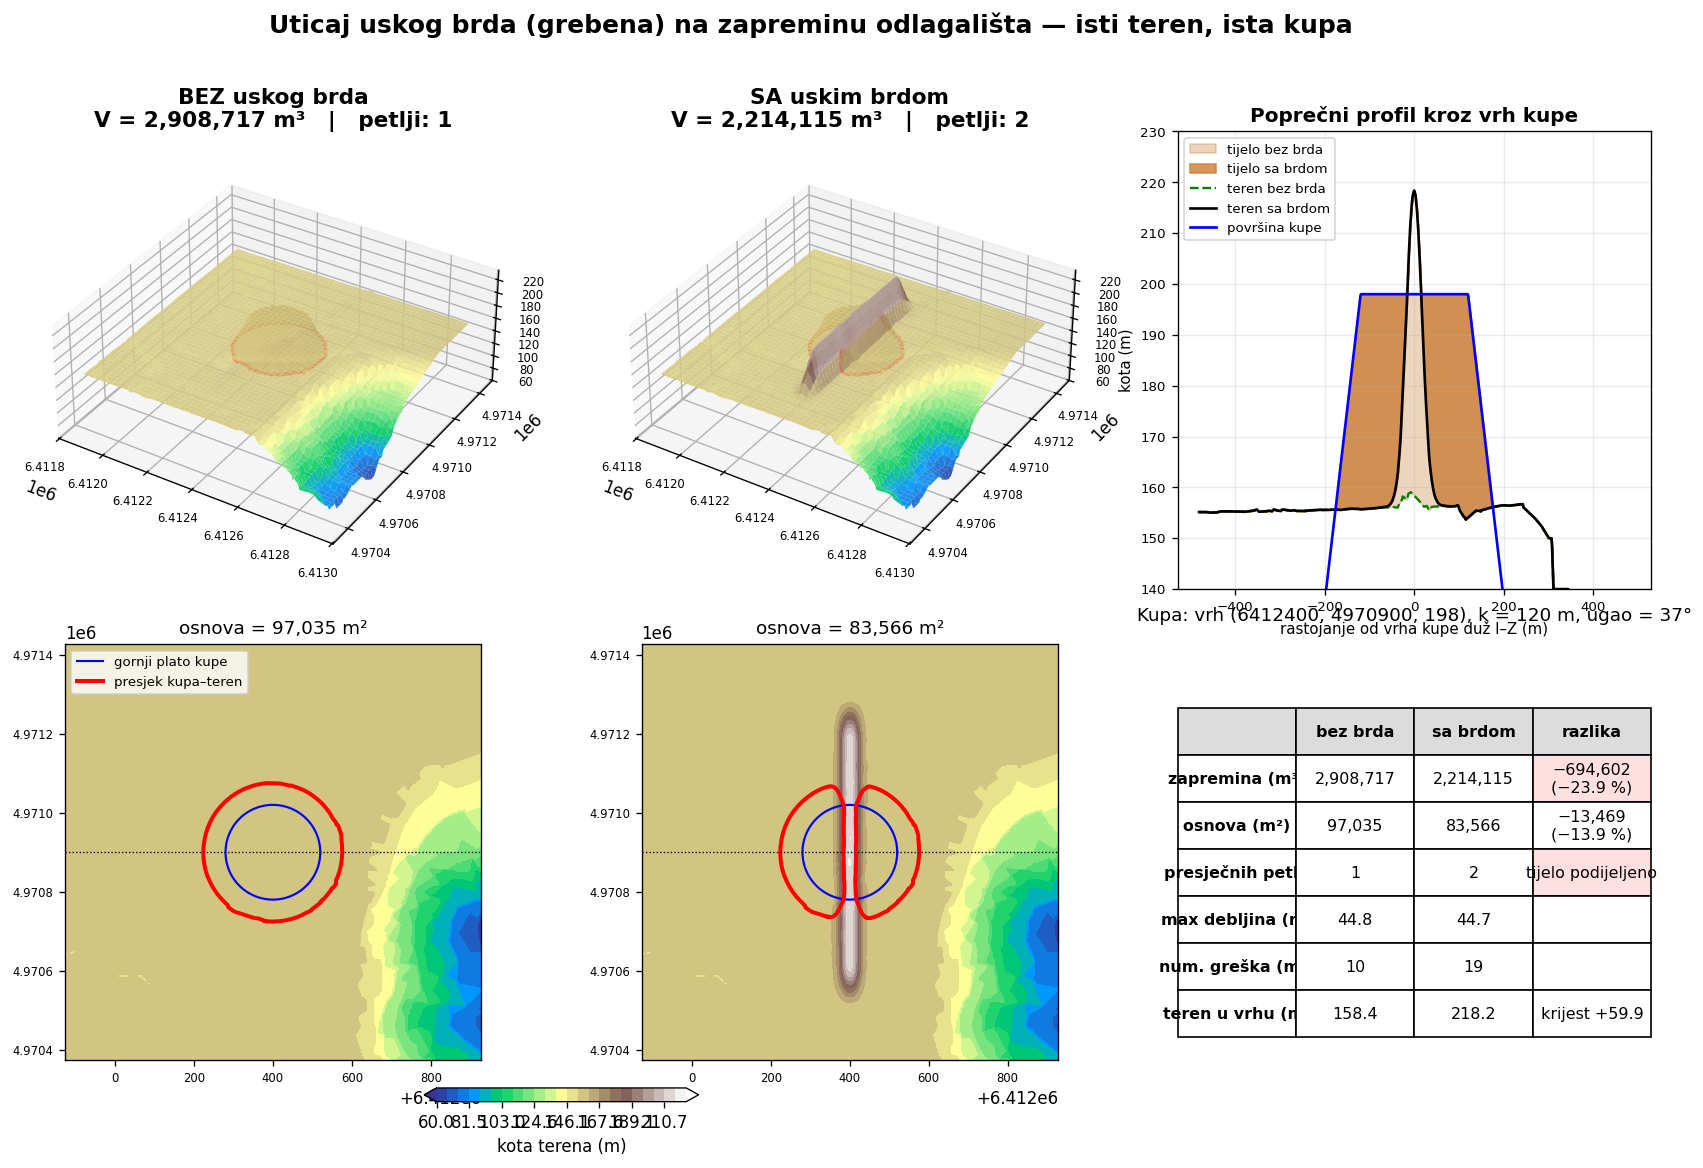

This figure's Python source:
import matplotlib; matplotlib.use("Agg")
import matplotlib.pyplot as plt
import numpy as np
from matplotlib.gridspec import GridSpec
from geometrija_v2 import Kupa, Teren, presek_kupe_i_terena
from test_buvac_podaci import ucitaj_teren

WX, WY, WZ, K = 6412400.0, 4970900.0, 198.0, 120.0

t_bez = Teren.iz_tacaka(ucitaj_teren("podaci/001-Teren-3-Buvac.txt"))
t_sa  = Teren.iz_tacaka(ucitaj_teren("podaci/001-Teren-3-Buvac-v2-usko-brdo.txt"))
kupa = Kupa(wx=WX, wy=WY, wz=WZ, k=K, ugao=37.0, profil="krug")

r_bez = presek_kupe_i_terena(kupa, t_bez, 512, 2)
r_sa  = presek_kupe_i_terena(kupa, t_sa, 512, 2)

x0,x1,y0,y1 = r_bez.granice_racuna
pad = 0.18*(x1-x0)
vx0,vx1,vy0,vy1 = x0-pad, x1+pad, y0-pad, y1+pad
n=200
GX,GY = np.meshgrid(np.linspace(vx0,vx1,n), np.linspace(vy0,vy1,n))
ZK = kupa.z(GX,GY)

fig = plt.figure(figsize=(17.5, 10.5))
gs = GridSpec(2, 3, figure=fig, width_ratios=[1,1,0.95], hspace=0.12, wspace=0.16)

zlim = (60, 235)
for col,(t,r,nas) in enumerate([(t_bez,r_bez,"BEZ uskog brda"),(t_sa,r_sa,"SA uskim brdom")]):
    ZT = t.z(GX,GY)
    tijelo = np.where(ZK>ZT+1e-9, ZK, np.nan)

    ax = fig.add_subplot(gs[0,col], projection="3d")
    ax.plot_surface(GX,GY,ZT, cmap="terrain", alpha=0.92, linewidth=0, vmin=60, vmax=225)
    ax.plot_surface(GX,GY,tijelo, color="peru", alpha=0.62, linewidth=0)
    for kk in r.konture:
        ax.plot(kk[:,0],kk[:,1],kk[:,2]+0.6,"r-",lw=2.2)
    ax.set_zlim(*zlim)
    ax.set_box_aspect((1,1,0.42)); ax.view_init(elev=34, azim=-58)
    ax.set_title(f"{nas}\nV = {r.zapremina:,.0f} m³   |   petlji: {r.broj_petlji}",
                 fontsize=13, fontweight="bold", pad=2)
    ax.tick_params(labelsize=7)

    ax2 = fig.add_subplot(gs[1,col])
    cf = ax2.contourf(GX,GY,ZT, levels=np.linspace(60,225,24), cmap="terrain", extend="both")
    kx,ky = kupa.gornja_kontura()
    ax2.plot(kx,ky,"b-",lw=1.3,label="gornji plato kupe")
    for i,kk in enumerate(r.konture):
        ax2.plot(kk[:,0],kk[:,1],"r-",lw=2.4,label="presjek kupa–teren" if i==0 else None)
    ax2.axhline(WY, color="k", ls=":", lw=0.8)
    ax2.set_aspect("equal"); ax2.tick_params(labelsize=7)
    ax2.set_title(f"osnova = {r.povrsina_osnove:,.0f} m²", fontsize=11)
    if col==0: ax2.legend(fontsize=8, loc="upper left")

fig.colorbar(cf, ax=fig.axes[1::2][:2], location="bottom", fraction=0.03, pad=0.06, label="kota terena (m)")

# --- profil kroz vrh (I-Z) ---
axp = fig.add_subplot(gs[0,2])
R = 0.62*(x1-x0)
px = np.linspace(WX-R, WX+R, 900); py = np.full_like(px, WY)
zt_b, zt_s, zk = t_bez.z(px,py), t_sa.z(px,py), kupa.z(px,py)
d = px-WX
axp.fill_between(d, np.maximum(zt_b,zk*0+zt_b), np.where(zk>zt_b,zk,zt_b),
                 color="peru", alpha=0.35, label="tijelo bez brda")
axp.fill_between(d, zt_s, np.where(zk>zt_s,zk,zt_s), color="peru", alpha=0.85,
                 label="tijelo sa brdom")
axp.plot(d, zt_b, "g--", lw=1.4, label="teren bez brda")
axp.plot(d, zt_s, "k-", lw=1.6, label="teren sa brdom")
axp.plot(d, zk, "b-", lw=1.6, label="površina kupe")
axp.set_xlabel("rastojanje od vrha kupe duž I–Z (m)", fontsize=9)
axp.set_ylabel("kota (m)", fontsize=9)
axp.set_title("Poprečni profil kroz vrh kupe", fontsize=12, fontweight="bold")
axp.legend(fontsize=8, loc="upper left"); axp.grid(alpha=0.25); axp.tick_params(labelsize=8)
axp.set_ylim(140, 230)

# --- tabela poredjenja ---
axt = fig.add_subplot(gs[1,2]); axt.axis("off")
dV = r_bez.zapremina - r_sa.zapremina
dA = r_bez.povrsina_osnove - r_sa.povrsina_osnove
rows = [
    ["", "bez brda", "sa brdom", "razlika"],
    ["zapremina (m³)", f"{r_bez.zapremina:,.0f}", f"{r_sa.zapremina:,.0f}",
     f"−{dV:,.0f}\n(−{dV/r_bez.zapremina*100:.1f} %)"],
    ["osnova (m²)", f"{r_bez.povrsina_osnove:,.0f}", f"{r_sa.povrsina_osnove:,.0f}",
     f"−{dA:,.0f}\n(−{dA/r_bez.povrsina_osnove*100:.1f} %)"],
    ["presječnih petlji", f"{r_bez.broj_petlji}", f"{r_sa.broj_petlji}", "tijelo podijeljeno"],
    ["max debljina (m)", f"{r_bez.max_debljina:.1f}", f"{r_sa.max_debljina:.1f}", ""],
    ["num. greška (m³)", f"{r_bez.procjena_greske:,.0f}", f"{r_sa.procjena_greske:,.0f}", ""],
    ["teren u vrhu (m)", f"{float(t_bez.z(WX,WY)):.1f}", f"{float(t_sa.z(WX,WY)):.1f}", "krijest +59.9"],
]
tab = axt.table(cellText=rows[1:], colLabels=rows[0], loc="center", cellLoc="center")
tab.auto_set_font_size(False); tab.set_fontsize(9.5); tab.scale(1, 2.35)
for j in range(4): tab[0,j].set_facecolor("#dcdcdc"); tab[0,j].set_text_props(weight="bold")
for i in range(1,len(rows)): tab[i,0].set_text_props(weight="bold")
tab[1,3].set_facecolor("#ffe0e0"); tab[3,3].set_facecolor("#ffe0e0")
axt.set_title(f"Kupa: vrh ({WX:.0f}, {WY:.0f}, {WZ:.0f}), k = {K:.0f} m, ugao = 37°",
              fontsize=11, pad=14)

fig.suptitle("Uticaj uskog brda (grebena) na zapreminu odlagališta — isti teren, ista kupa",
             fontsize=15, fontweight="bold", y=0.975)
plt.savefig("poredjenje_usko_brdo.png", dpi=120, bbox_inches="tight")
print("ok", r_bez.zapremina, r_sa.zapremina, dV, r_bez.povrsina_osnove, r_sa.povrsina_osnove)
